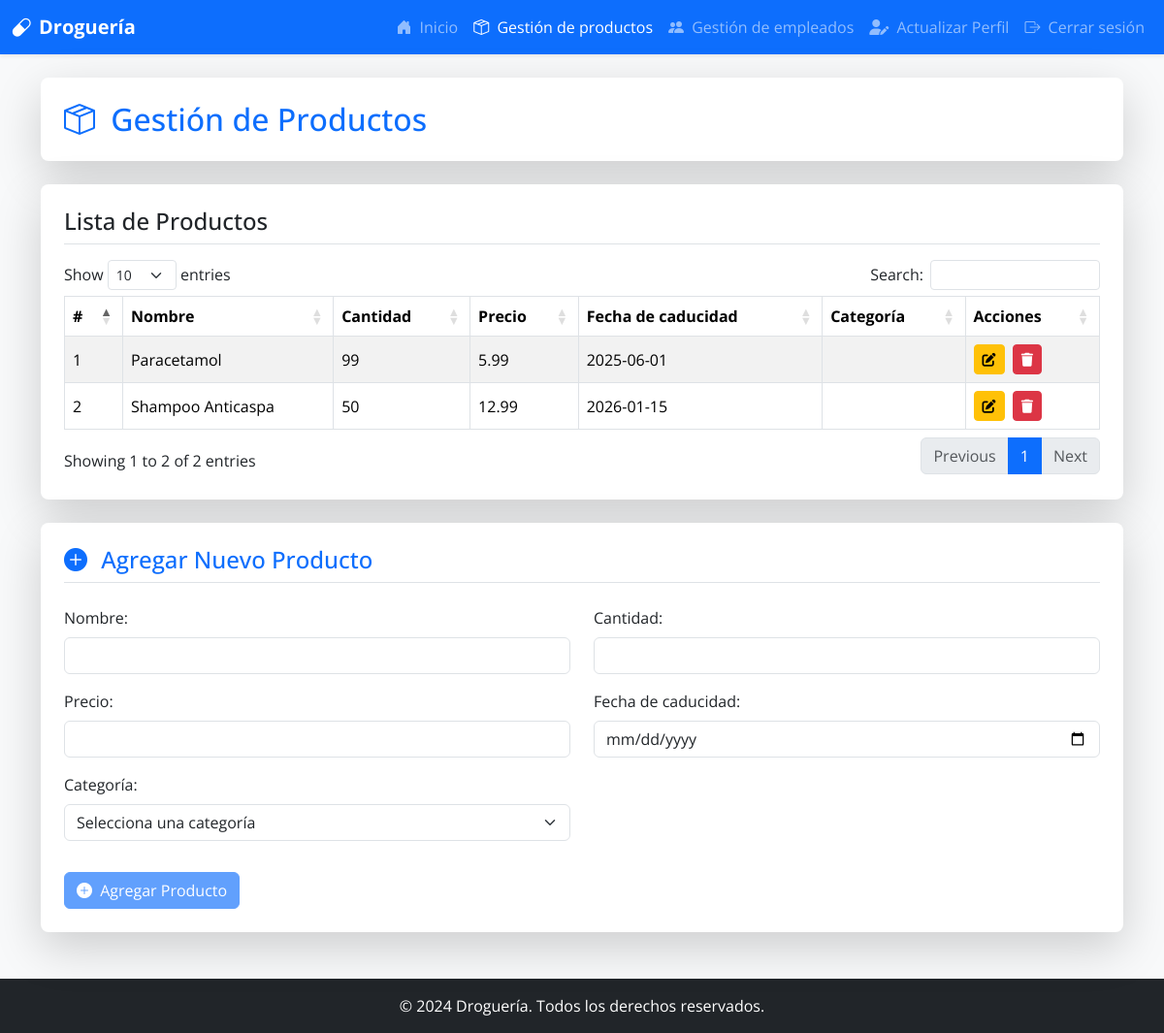
The app's page /productosDB (signed in), older data.
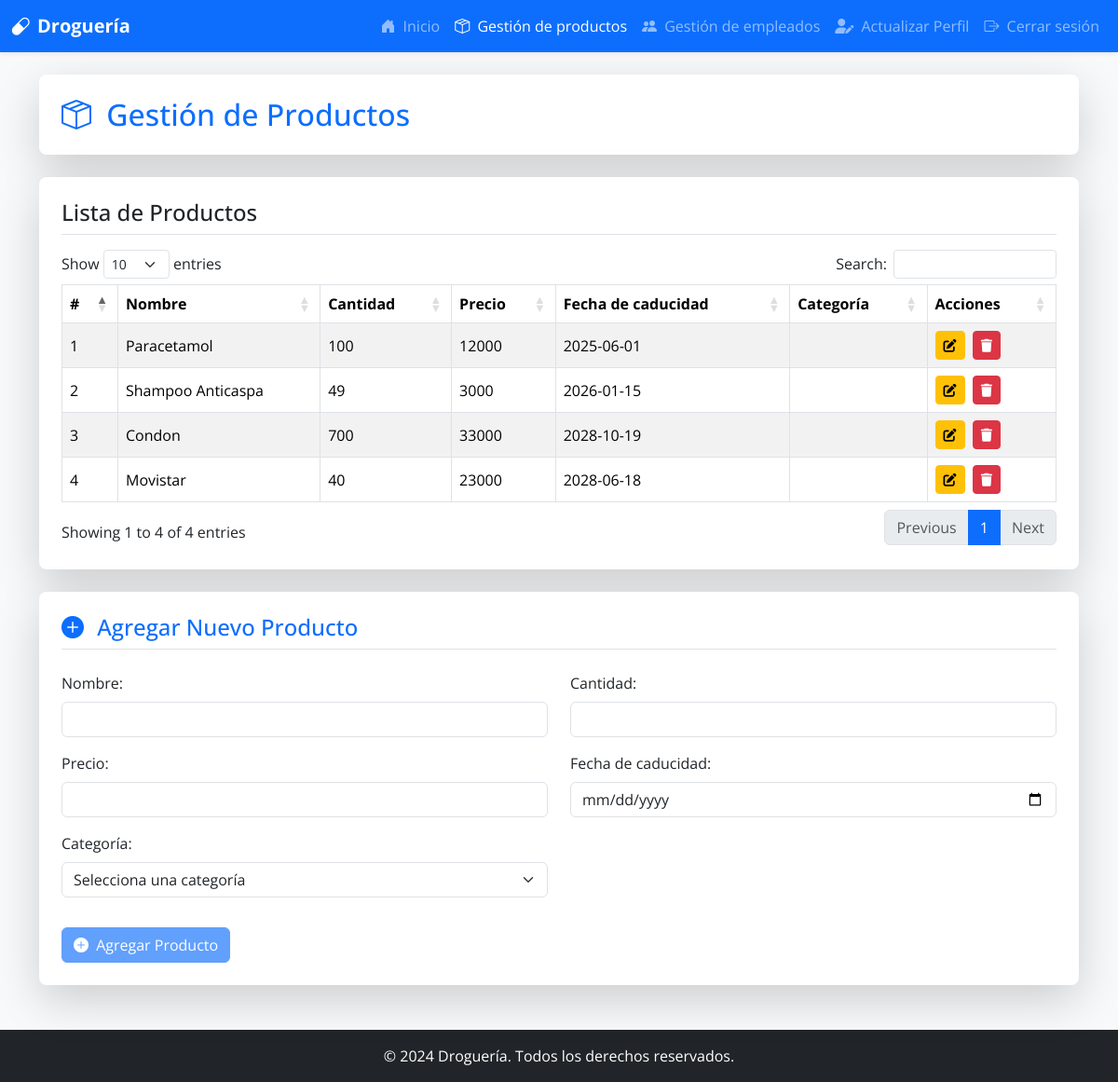
The same page, newer data.
### models.py (models this page shows)
class Producto(db.Model):
    __tablename__ = 'productos'
    producto_ID = db.Column(db.Integer, primary_key=True, autoincrement=True)
    categoria_FK = db.Column(db.Integer, db.ForeignKey('categoria.categoria_ID', ondelete='CASCADE'), nullable=False)
    nombre_producto = db.Column(db.String(150), nullable=False)
    cantidad = db.Column(db.Integer, nullable=False)
    precio = db.Column(db.Integer, nullable=False)
    fecha_caducidad = db.Column(db.Date, nullable=False)
    facturas_detalle = db.relationship('FacturaDetalle', backref='producto', cascade='all, delete')
    inventario = db.relationship('Inventario', backref='producto', cascade='all, delete')

### app.py (the view)
@app.route('/productosDB')
@login_required
def productosDB():
    if db.session.get(Rol, current_user.rol_FK).rol_usuario != "administrador":
        flash('Acceso no autorizado', 'danger')
        return redirect(url_for('adminMain'))
    categorias = Categoria.query.all()
    search_query = request.args.get('search', '', type=str)
    if search_query:
        productos = Producto.query.filter(Producto.nombre_producto.ilike(f"%{search_query}%")).all()
    else:
        productos = Producto.query.all()
    return render_template('productosDB.html', productos=productos, search_query=search_query, categorias=categorias)

### app.py (called while the page is built)
@login_manager.user_loader
def load_user(user_id):
    return db.session.get(Usuario, int(user_id))

### templates/productosDB.html (shortened to what this page needs)
<!DOCTYPE html>
<html lang="es">
<head>
    <link href="https://cdn.jsdelivr.net/npm/bootstrap@5.3.2/dist/css/bootstrap.min.css" rel="stylesheet">
    <link href="https://cdn.jsdelivr.net/npm/bootstrap-icons@1.11.1/font/bootstrap-icons.css" rel="stylesheet">
    <link rel="stylesheet" href="https://cdnjs.cloudflare.com/ajax/libs/font-awesome/6.5.2/css/all.min.css">
    <link href="https://cdn.datatables.net/1.13.6/css/dataTables.bootstrap5.min.css" rel="stylesheet">
</head>
<body class="bg-light">
    <nav class="navbar navbar-expand-lg navbar-dark bg-primary shadow-sm">
        <div class="container-fluid">
            <a class="navbar-brand d-flex align-items-center" href="{{ url_for('adminMain') }}">
                <i class="bi bi-capsule me-2"></i>
                <span class="fw-bold">Droguería</span>
            </a>
            <div class="collapse navbar-collapse" id="navbarNav">
                <ul class="navbar-nav ms-auto">
                    <li class="nav-item">
                        <a class="nav-link" href="{{ url_for('adminMain') }}"><i class="bi bi-house-door-fill me-1"></i> Inicio</a>
                    </li>
                    <li class="nav-item">
                        <a class="nav-link active" aria-current="page" href="{{ url_for('productosDB') }}"><i class="bi bi-box-seam me-1"></i> Gestión de productos</a>
                    </li>
                    <li class="nav-item">
                        <a class="nav-link" href="{{ url_for('empleadosDB') }}"><i class="bi bi-people-fill me-1"></i> Gestión de empleados</a>
                    </li>
                    <li class="nav-item">
                        <a class="nav-link" href="{{ url_for('update_profile') }}"><i class="fas fa-user-edit me-1"></i> Actualizar Perfil</a>
                    </li>
                    <li class="nav-item">
                        <a class="nav-link" href="{{ url_for('logout') }}"><i class="bi bi-box-arrow-right me-1"></i> Cerrar sesión</a>
                    </li>
                </ul>
            </div>
        </div>
    </nav>
    <main class="container mt-4 mb-5">
        <div class="card shadow-lg p-4 rounded-3 border-0 bg-white mb-4">
            <h2 class="card-title text-primary mb-0">
                <i class="bi bi-box-seam me-2"></i> Gestión de Productos
            </h2>
        </div>
        <div class="card shadow-lg p-4 rounded-3 border-0 bg-white mb-4">
            <h4 class="card-title text-dark mb-3 border-bottom pb-2">Lista de Productos</h4>
            <div class="table-responsive">
                <table id="productosTable" class="table table-striped table-hover table-bordered align-middle">
                    <thead class="bg-primary text-white">
                        <tr>
                            <th scope="col">#</th>
                            <th scope="col">Nombre</th>
                            <th scope="col">Cantidad</th>
                            <th scope="col">Precio</th>
                            <th scope="col">Fecha de caducidad</th>
                            <th scope="col">Categoría</th>
                            <th scope="col">Acciones</th>
                        </tr>
                    </thead>
                    <tbody>
                        {% for producto in productos %}
                        <tr>
                            <td>{{ loop.index }}</td>
                            <td>{{ producto.nombre_producto }}</td>
                            <td>{{ producto.cantidad }}</td>
                            <td>{{ producto.precio }}</td>
                            <td>{{ producto.fecha_caducidad }}</td>
                            <td>{{ producto.categoria_nombre }}</td>
                            <td>
                                <a href="{{ url_for('edit_producto', id=producto.producto_ID) }}" class="btn btn-warning btn-sm me-1" title="Editar Producto">
                                    <i class="fas fa-edit"></i>
                                </a>
                                <form action="{{ url_for('delete_producto', id=producto.producto_ID) }}"
                                      method="POST"
                                      onsubmit="return confirm('¿Seguro que quieres eliminar este producto? Esta acción es irreversible.')"
                                      style="display:inline;">
                                    <button type="submit" class="btn btn-danger btn-sm" title="Eliminar Producto">
                                        <i class="fas fa-trash"></i>
                                    </button>
                                </form>
                            </td>
                        </tr>
                        {% endfor %}
                    </tbody>
                </table>
            </div>
        </div>
        <div class="card shadow-lg p-4 rounded-3 border-0 bg-white">
            <h4 class="card-title text-primary mb-4 border-bottom pb-2">
                <i class="bi bi-plus-circle-fill me-2"></i> Agregar Nuevo Producto
            </h4>
            <form action="{{ url_for('create_producto') }}" method="POST" id="formCrearProducto" class="needs-validation" novalidate>
                <div class="row">
                    <div class="col-md-6 mb-3">
                        <label for="nombre_producto" class="form-label">Nombre:</label>
                        <input type="text" name="nombre_producto" id="nombre_producto" class="form-control" required>
                    </div>
                    <div class="col-md-6 mb-3">
                        <label for="cantidad" class="form-label">Cantidad:</label>
                        <input type="number" name="cantidad" id="cantidad" class="form-control" required min="0">
                    </div>
                    <div class="col-md-6 mb-3">
                        <label for="precio" class="form-label">Precio:</label>
                        <input type="number" step="0.01" name="precio" id="precio" class="form-control" required min="0">
                    </div>
                    <div class="col-md-6 mb-3">
                        <label for="fecha_caducidad" class="form-label">Fecha de caducidad:</label>
                        <input type="date" name="fecha_caducidad" id="fecha_caducidad" class="form-control" required>
                    </div>
                    <div class="col-md-6 mb-3">
                        <label for="categoria_ID" class="form-label">Categoría:</label>
                        <select name="categoria_ID" id="categoria_ID" class="form-select" required>
                            <option value="" disabled selected>Selecciona una categoría</option>
                        </select>
                    </div>
                </div>
                <button type="submit" class="btn btn-primary mt-3" id="btnAgregarProducto"><i class="bi bi-plus-circle-fill me-1"></i> Agregar Producto</button>
            </form>
        </div>
    </main>
    <footer class="footer mt-auto py-3 bg-dark text-white">
        <div class="container text-center">
            <span>© 2024 Droguería. Todos los derechos reservados.</span>
        </div>
    </footer>
</body>
</html>

### templates/productosDB.html (style rules this page uses)
body { font-family: 'Open Sans', sans-serif; display: flex; flex-direction: column; min-height: 100vh; }
main { flex: 1; }

Row changes from the older to the newer data that the page shows:
changed Producto "Paracetamol": cantidad "99" → "100"; precio "5.99" → "12000"
changed Producto "Shampoo Anticaspa": cantidad "50" → "49"; precio "12.99" → "3000"
added Producto: nombre_producto "Condon", cantidad "700", precio "33000", fecha_caducidad "2028-10-19"
added Producto: nombre_producto "Movistar", cantidad "40", precio "23000", fecha_caducidad "2028-06-18"
Text that changed along with them:
text written by a page script: "Show entries Search: Showing 1 to 2 of 2 entries Previous 1 Next" → "Show entries Search: Showing 1 to 4 of 4 entries Previous 1 Next"
